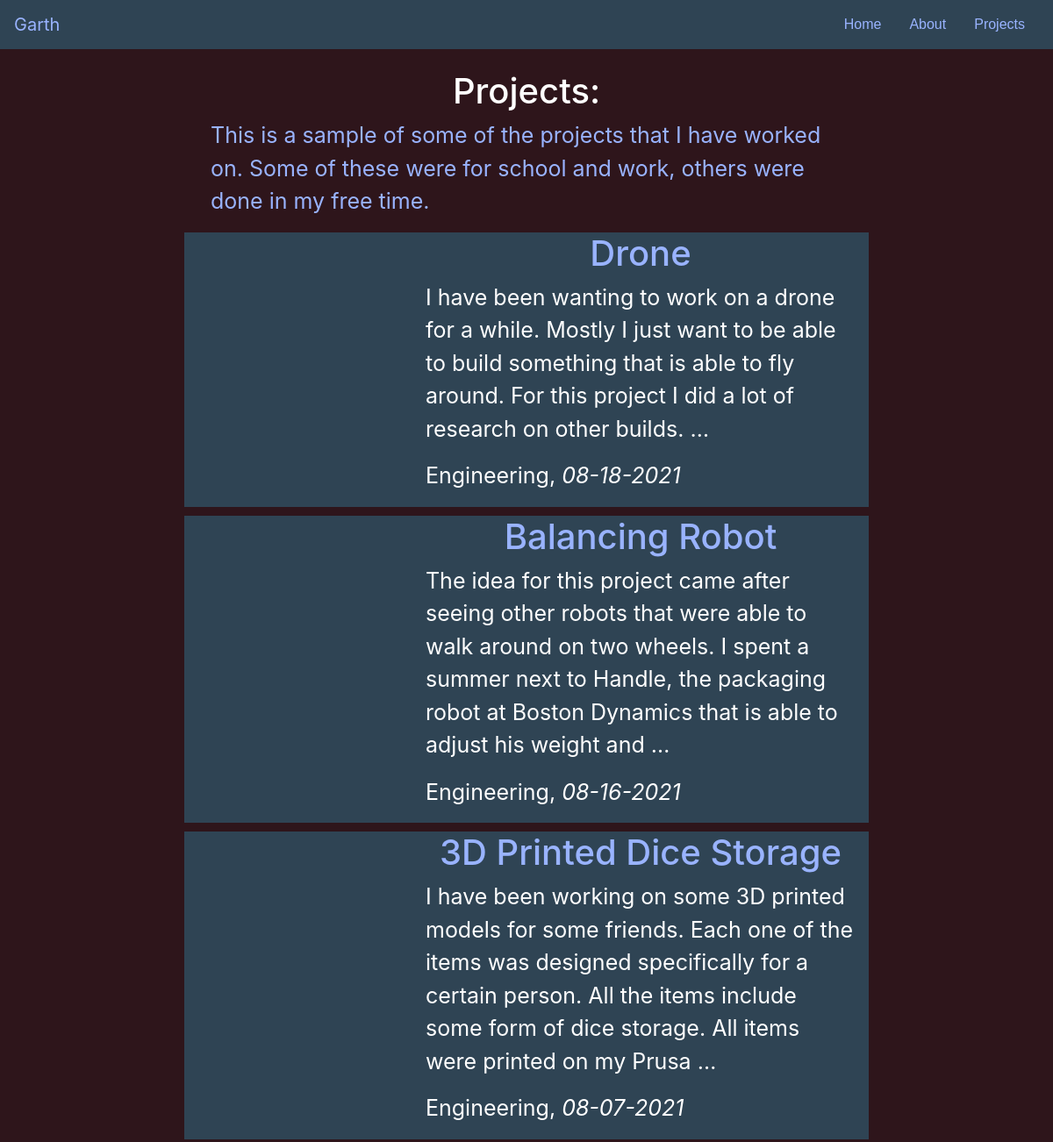
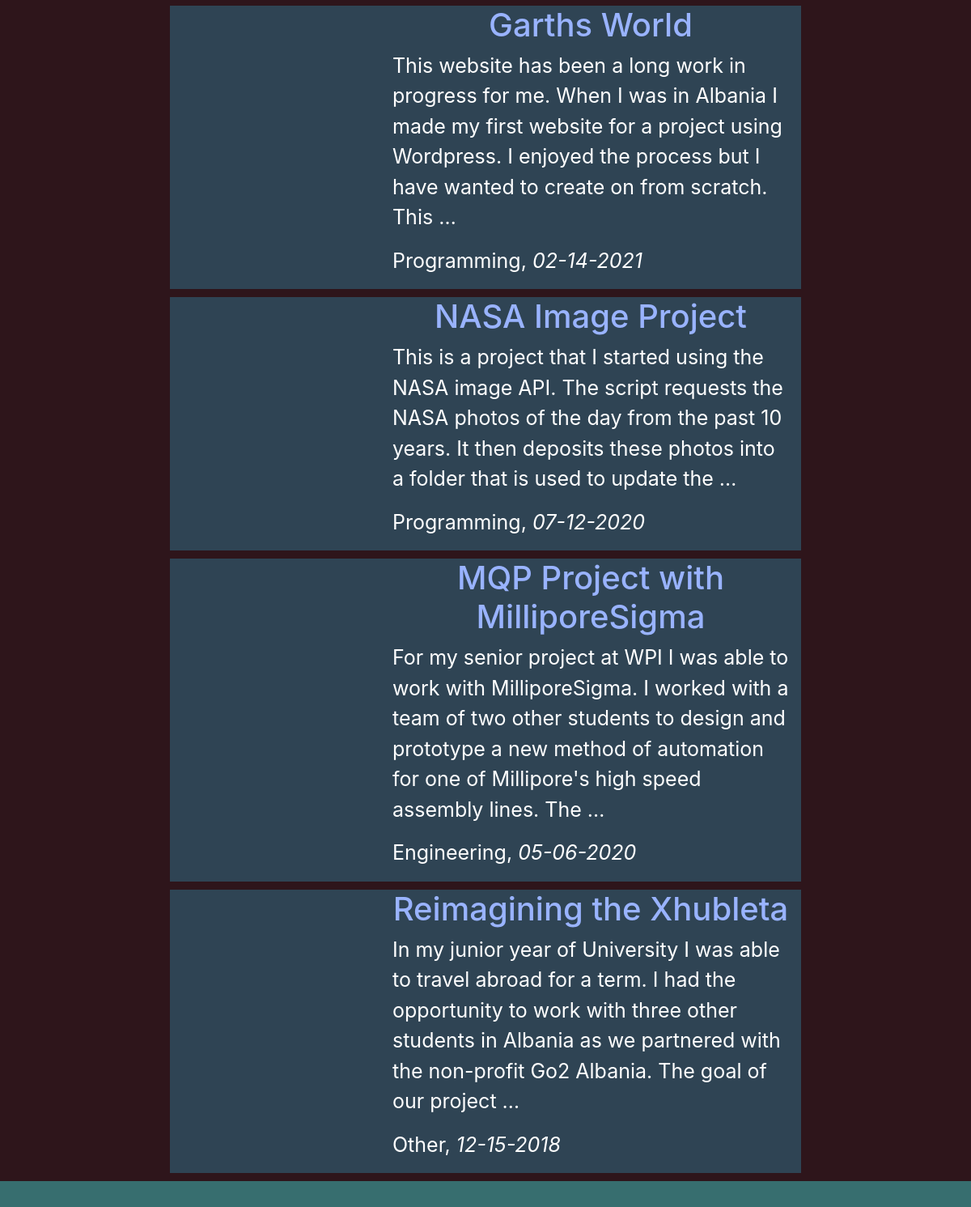
/projects/, run on the app's committed database (2 pictures, top to bottom).
### projects/models.py (models this page shows, shortened)
class Project(models.Model):
    PROJECT_TOPICS = [
        ('Engineering', 'Engineering'),
        ('Programming', 'Programming'),
        ('Other', 'Other')
    ]
    id = models.AutoField(primary_key=True)
    title = models.CharField(max_length=140)
    slug = models.SlugField(max_length=140, unique=True, null=False)
    type = models.CharField(max_length=15, choices=PROJECT_TOPICS, default='PE')
    date = models.DateField()
    body = models.TextField()
    cover_image = models.ImageField(upload_to=image_path)
    body2 = models.TextField(blank=True, null=True)
    body3 = models.TextField(blank=True, null=True)
    body4 = models.TextField(blank=True, null=True)
    body5 = models.TextField(blank=True, null=True)
    img = models.ImageField(default="Default.png", upload_to=image_path)
    img2 = models.ImageField(default="Default.png", upload_to=image_path)
    img3 = models.ImageField(default="Default.png", upload_to=image_path)
    img4 = models.ImageField(default="Default.png", upload_to=image_path)
    img5 = models.ImageField(default="Default.png", upload_to=image_path)

### projects/views.py (the view)
# urls.py: path('', ProjectListView.as_view(), name='project_list'),
class ProjectListView(ListView):
    model = Project
    template_name = "projects/index.html"
    ordering = ['-date']

### projects/templates/projects/index.html (shortened to what this page needs)
{% extends "personal/index.html" %}
{% block content %}
  <div class="container intro">
    <h1>Projects:</h1>
    <p>
      This is a sample of some of the projects that I have worked on.  Some of
      these were for school and work, others were done in my free time.
    </p>
  </div>
  {% for project in object_list %}
      <div class="row">
        <div class="col-lg-4 col-md-6 projects-item">
        </div>
        <div class="col-lg-8 col-md-6 projects-item">
          <div class="projects-info">
            <h4><a href="/projects/{{project.slug}}"> {{project.title}} </a></h4>
            <p>{{ project.body|safe|truncatewords:40 }}</p>
            <p>{{ project.type }}, <i>{{ project.date|date:"m-d-Y" }}</i></p>
          </div>
        </div>
      </div>
  {% endfor %}
{% endblock %}

### personal/templates/personal/index.html (shortened to what this page needs)
<!DOCTYPE html>
{% load static %}
<html lang="en">
<head>
  <link href="{% static 'css/bootstrap.min.css' %}" rel="stylesheet">
  <link href="{% static 'css/garths.css' %}" rel="stylesheet">
</head>
<body class="body">
  <header id="header">
    <nav class="navbar navbar-expand-sm fixed-top" style="background:#2F4454;">
      <a href="{% url 'home' %}" class="navbar-brand" style="color: #99B3FF;">Garth</a>
      <div class="collapse navbar-collapse justify-content-end" id="navbarEx">
        <ul class="nav">
          <li class="nav-item active">
            <a class="nav-link" href="{% url 'home' %}">Home</a>
          </li>
          <li class="nav-item">
            <a class="nav-link" href="{% url 'about' %}">About</a>
          </li>
          <li class="nav-item">
            <a class="nav-link" href="{% url 'project_list' %}">Projects</a>
          </li>
        </ul>
      </div>
    </nav>
  </header>
  <section id="content">
    <div class="container" style="text-align: center; margin-top: 80px; width: 65%;">
      {% block content %}
      {% endblock %}
    </div>
  </section>
  <footer class="footer mt-auto py-3" id="contact" style="background-color: #376E6F">
  </footer>
</body>
</html>

### personal/static/css/garths.css (style rules this page uses)
.nav a { color: #99B3FF; font-weight: 400; font-family: Lucida Sans, sans-serif; text-decoration-style: double; }
.navbar-expand-sm { transition: 500ms ease-out; background:#2E151B; }
#content .projects-item { margin-bottom: 10px; overflow: hidden; background-color: #FFF; display: flex; align-items: center; }
#content h1 { color: #FFF; text-align: center; }
#content a { color: #99B3FF; text-align: center; }
#content p { text-align: left; color: #99B3FF; }
#content .intro p { text-align: left; color: #99B3FF; font-size: 25px; }
#content .projects-item { background: #2F4454; }
#content .projects-item h4 { font-size: 40px; color: #99B3FF; }
#content .projects-item p { font-size: 25px; color: #FFF; }

### personal/templates/personal/index.html (style rules this page uses)
body { background-color: #2e151b; color: #FFF; }

### data on the page
Project: title "Drone", body "I have been wanting to work on a drone for a while. Mostly I just want to be able to build something that is able to fly around. For this project I did a lot of research on other builds. …", type "Engineering", date "08-18-2021"
Project: title "Balancing Robot", body "The idea for this project came after seeing other robots that were able to walk around on two wheels. I spent a summer next to Handle, the packaging robot at Boston Dynamics that is able to adjust his weight and …", type "Engineering", date "08-16-2021"
Project: title "3D Printed Dice Storage", body "I have been working on some 3D printed models for some friends. Each one of the items was designed specifically for a certain person. All the items include some form of dice storage. All items were printed on my Prusa …", type "Engineering", date "08-07-2021"
Project: title "Garths World", body "This website has been a long work in progress for me. When I was in Albania I made my first website for a project using Wordpress. I enjoyed the process but I have wanted to create on from scratch. This …", type "Programming", date "02-14-2021"
Project: title "NASA Image Project", body "This is a project that I started using the NASA image API. The script requests the NASA photos of the day from the past 10 years. It then deposits these photos into a folder that is used to update the …", type "Programming", date "07-12-2020"
Project: title "MQP Project with MilliporeSigma", body "For my senior project at WPI I was able to work with MilliporeSigma. I worked with a team of two other students to design and prototype a new method of automation for one of Millipore's high speed assembly lines. The …", type "Engineering", date "05-06-2020"
Project: title "Reimagining the Xhubleta", body "In my junior year of University I was able to travel abroad for a term. I had the opportunity to work with three other students in Albania as we partnered with the non-profit Go2 Albania. The goal of our project …", type "Other", date "12-15-2018"
